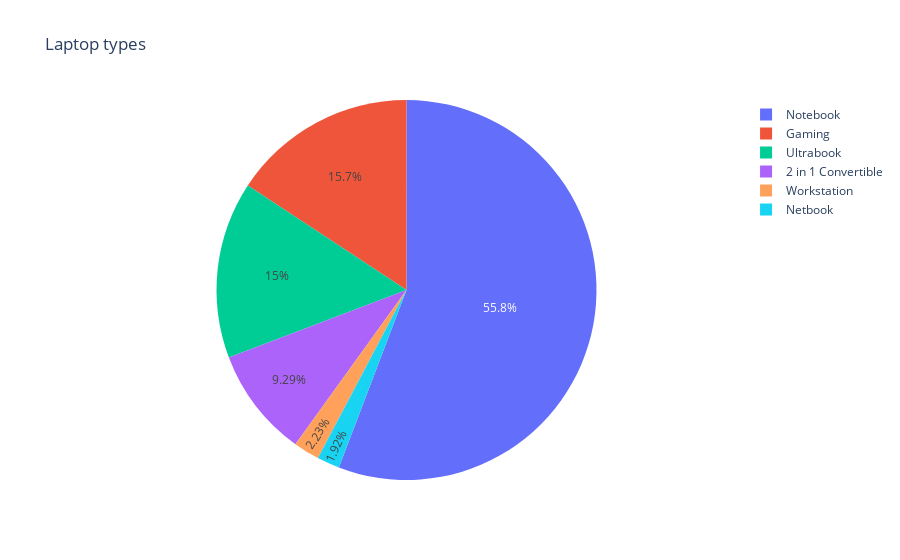

Notebook code cell kept with this figure:
### Markdown cell above
# What type of laptop is the most frequent?

### Code cell
import plotly.express as px

# Assuming data is your DataFrame containing the data
type_counts = data['TypeName'].value_counts().reset_index()
type_counts.columns = ['TypeName', 'Count']

fig = px.pie(type_counts, values='Count', names='TypeName', title='Laptop types')
fig.show()

### Figure 1 — Plotly figure (JSON) as saved in the notebook; plotly's stock layout.template omitted (floating-point values rounded to 4 significant figures)
{"data": [{"domain": {"x": [0, 1], "y": [0, 1]}, "hovertemplate": "TypeName=%{label}<br>Count=%{value}<extra></extra>", "labels": ["Notebook", "Gaming", "Ultrabook", "2 in 1 Convertible", "Workstation", "Netbook"], "legendgroup": "", "name": "", "showlegend": true, "type": "pie", "values": [727, 205, 196, 121, 29, 25]}], "layout": {"legend": {"tracegroupgap": 0}, "title": {"text": "Laptop types"}}}
